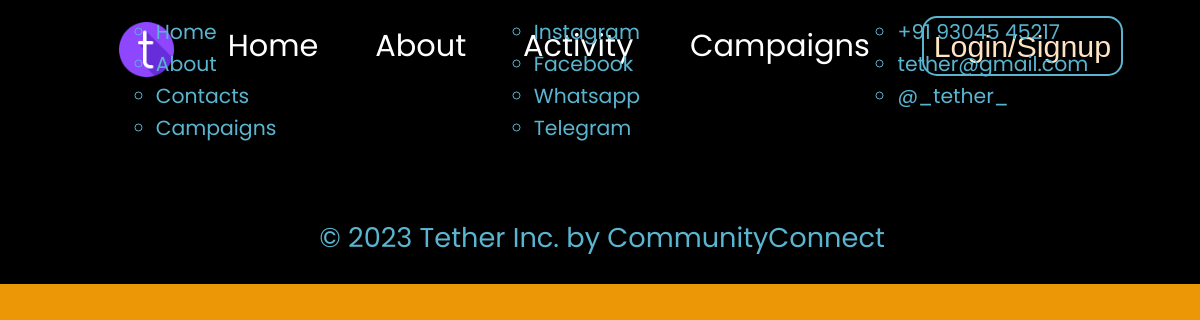
The page /display/4/ on the database as committed earlier.
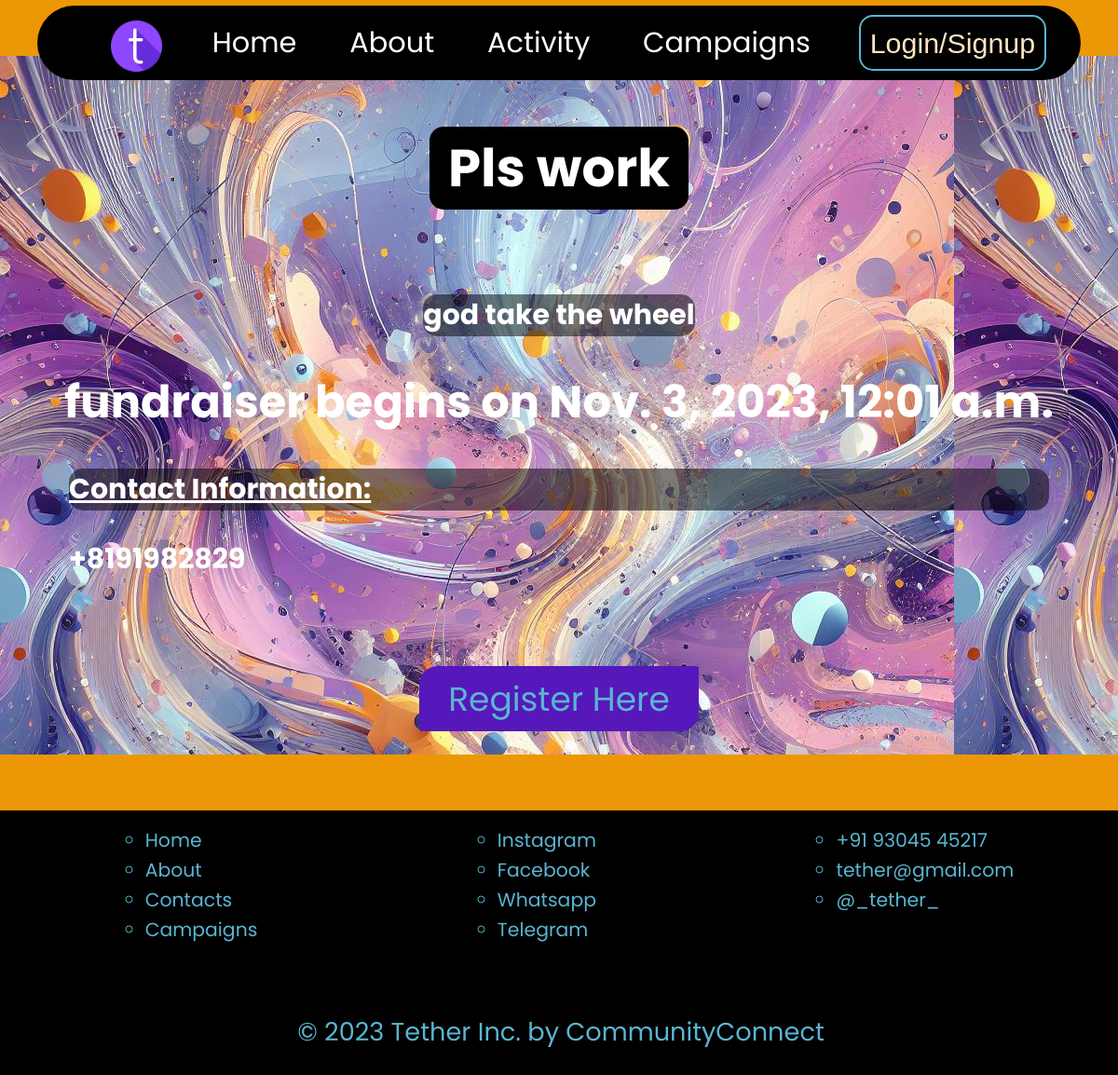
The same page on the database as committed later.
### Tether/models.py (models this page shows, shortened)
class Campaign(models.Model):
    title = models.CharField(max_length=100)
    campaign_type = models.TextField()
    description = models.TextField()
    doe = models.DateTimeField()
    tags_arr = models.JSONField()
    bgimg = models.ImageField(upload_to='images/', null=True, blank=True)
    contact_info = models.JSONField()

### Tether/views.py (the view)
# urls.py: path('display/<int:id>/', views.displayCampaign, name="display_campaign"),
def displayCampaign(request, id):
    req_campaign = Campaign.objects.filter(id=id)
    return render(request, 'display.html', {'campaign':req_campaign})

### templates/display.html (shortened to what this page needs)
{% extends "base.html" %}
{% block body %}
{% for c in campaign %}
{% if c.bgimg %}
<div class="campaign-window" style="background: url({{c.bgimg.url}}); object-fit:fill;">
    <h3>{{c.title}}</h3>
    <p>{{c.description}}</p>
    <div>
        {% if c.doe %}
        <div class="graybg">{{c.campaign_type}} begins on {{c.doe}}</div>
        {% endif %}
        <div class="c_info graybg">
            <p><u>Contact Information:</u></p>
            {% for info in c.contact_info %}
                {% for x in info %}
                    <div>{{x}}</div>
                {% endfor %}
            {% endfor %}
        </div>
    </div>
    <br>
    <button class="btn-1"><a href="/createRegistration/{{c.id}}">Register Here</a></button>
</div>
{% else %}
<div class="campaign-window" style="background: url('static/stock/default1.jpeg');">
    <h3>{{c.title}}</h3>
    <p>{{c.description}}</p>
    <div>
        {% if c.doe %}
        <div>{{c.campaign_type}} begins on {{c.doe}}</div>
        {% endif %}
        <div class="c_info">
            <p><u>Contact Information:</u></p>
            {% for info in c.contact_info %}
                {% for x in info %}
                    <div>{{x}}</div>
                {% endfor %}
            {% endfor %}
        </div>
    </div>
    <br>
    <button class="btn-1"><a href="/createRegistration/{{c.id}}">Register Here</a></button>
</div>
{% endif %}
{% endfor %}
{% endblock body %}

Rows that differ between the two databases and show on the page:
added Campaign: title "Pls work", description "god take the wheel", campaign_type "fundraiser", doe "Nov. 3, 2023, 12:01 a.m.", info "+8191982829"
